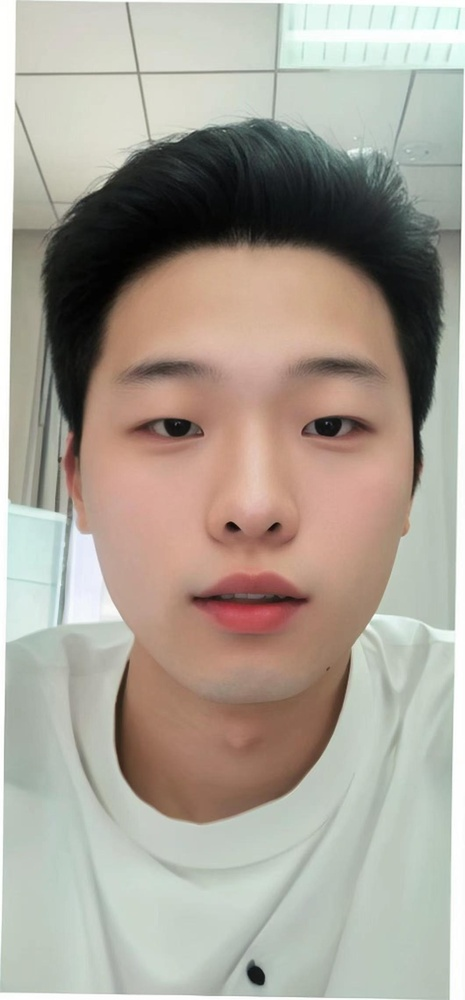
#> input picture backend/input/1.jpg, 465 x 1000 px, shrunk from 1060 x 2282 before the run
$ python process_refined.py input/1.jpg out.png
#> lines starting #> are read from the running program, lines starting #| are printed output that depends on the picture
import os
import sys
import cv2
import numpy as np

def remove_background_refined(input_path, output_path):
#> called with input_path = 'input/1.jpg', output_path = 'out.png'
    print(f"执行精细化背景去除: {input_path} -> {output_path}...")
    try:
        # 加载图像
        img = cv2.imread(input_path)
#> img is the input picture: shape (1000, 465, 3); mean B, G, R 150.5, 161.5, 169.4
        if img is None:
            print("加载图像失败")
            return False

        h, w = img.shape[:2]
#> h = 1000; w = 465

        # 创建遮罩 (h+2, w+2) - OpenCV floodFill 需要的尺寸
        mask = np.zeros((h+2, w+2), np.uint8)

        # 目标是去除白色背景。
        # 这里从图片的四个角进行漫水填充（Flood Fill），并设置非常低的容差。
        # 这样可以防止颜色溢出到人脸或衣物（即使它们是浅色，但只要不是纯白背景）

        seeds = [(0, 0), (w-1, 0), (0, h-1), (w-1, h-1)]
#> seeds = [(0, 0), (464, 0), (0, 999), (464, 999)]

        # 使用比 0 稍高的容差以应对压缩伪影，但要远低于 10。
        # 设定为 2 比较合适。
        tol = (2, 2, 2)

        # 漫水填充逻辑
        # cv2.floodFill(image, mask, seedPoint, newVal, loDiff, upDiff, flags)

        im_flood = img.copy()
        flags = 4 | (255 << 8) | cv2.FLOODFILL_MASK_ONLY | cv2.FLOODFILL_FIXED_RANGE

        for seed in seeds:
            # 检查种子点是否已经被遮罩覆盖
            if mask[seed[1]+1, seed[0]+1] == 0:
                cv2.floodFill(im_flood, mask, seed, (255,255,255), tol, tol, flags)

        # 裁剪遮罩以匹配原图尺寸
        mask_crop = mask[1:h+1, 1:w+1]

        # 创建 RGBA 图像
        rgba = cv2.cvtColor(img, cv2.COLOR_BGR2BGRA)

        # 设置 Alpha 通道
        # 仅将遮罩为 1 的区域（即被填充的背景）Alpha 设为 0，其余为 255
        rgba[:, :, 3] = np.where(mask_crop != 0, 0, 255).astype('uint8')
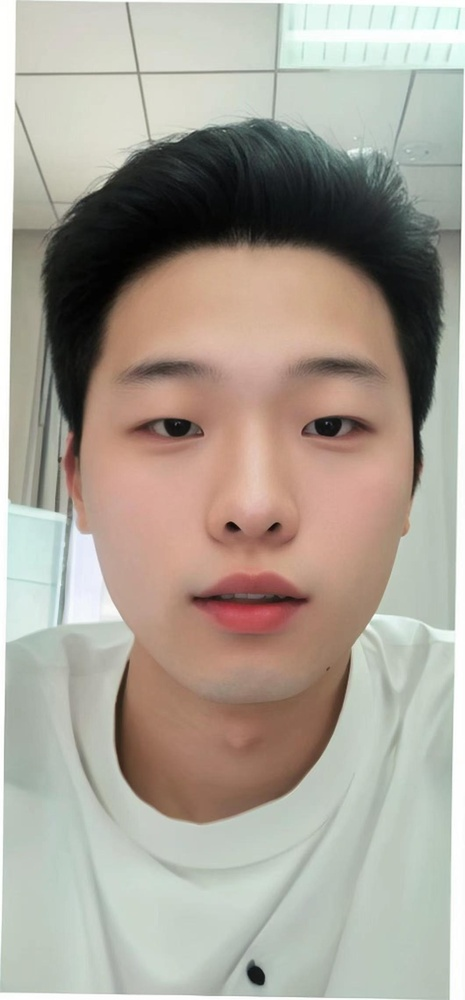
#> rgba: shape (1000, 465, 4); mean B, G, R, A 150.5, 161.5, 169.4, 252.7

        # 保存结果
        cv2.imwrite(output_path, rgba)
        print("精细化漫水填充处理成功！")
        return True
    except Exception as e:
        print(f"精细化处理失败: {e}")
        return False

if __name__ == "__main__":
    if len(sys.argv) < 3:
        input_p = "src/assets/login/logonew.png"
        output_p = "src/assets/login/logonew.png"
    else:
        input_p = sys.argv[1]
        output_p = sys.argv[2]

    if os.path.exists(input_p):
        remove_background_refined(input_p, output_p)
    else:
        print(f"File not found: {input_p}")

$ run again, on backend/input/3.jpg
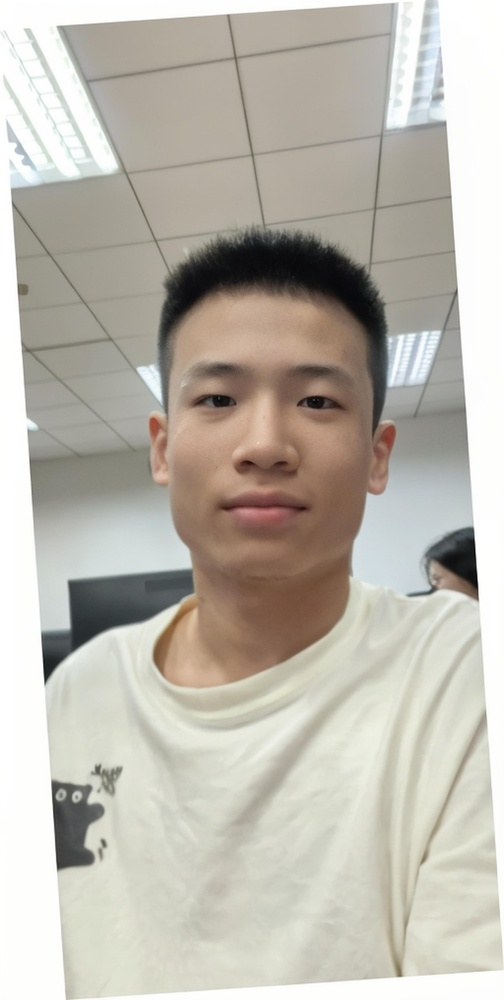
#> input picture backend/input/3.jpg, 504 x 1000 px, shrunk from 2158 x 4278 before the run
#> in remove_background_refined, img is the input picture: shape (1000, 504, 3); mean B, G, R 174.7, 184.5, 189.2
#> in remove_background_refined, `rgba[:, :, 3] = np.where(mask_crop != 0, 0, 255).astype('uint8')`:
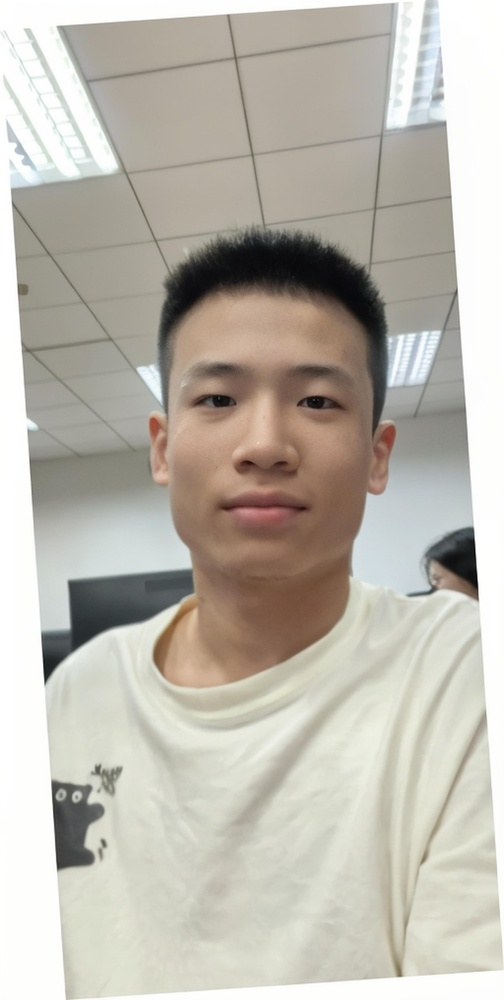
#> rgba: shape (1000, 504, 4); mean B, G, R, A 174.7, 184.5, 189.2, 234.6

$ run again, on backend/input/IMG_2594.JPG
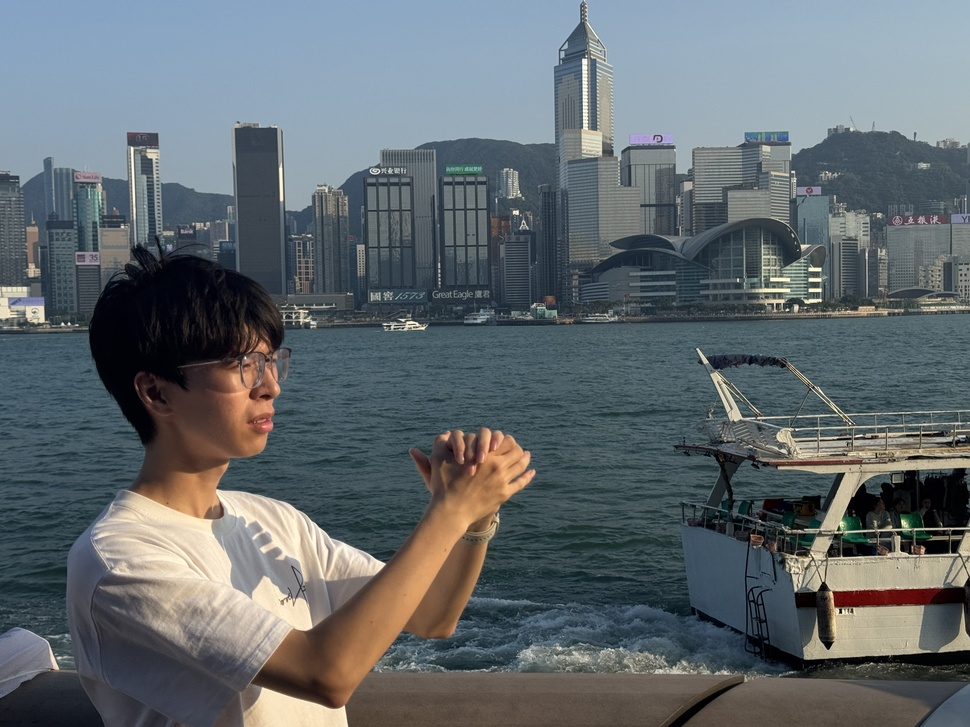
#> input picture backend/input/IMG_2594.JPG, 970 x 727 px, shrunk from 4032 x 3024 before the run
#> in remove_background_refined, img is the input picture: shape (727, 970, 3); mean B, G, R 110.1, 105.9, 98.2
#> in remove_background_refined, `rgba[:, :, 3] = np.where(mask_crop != 0, 0, 255).astype('uint8')`:
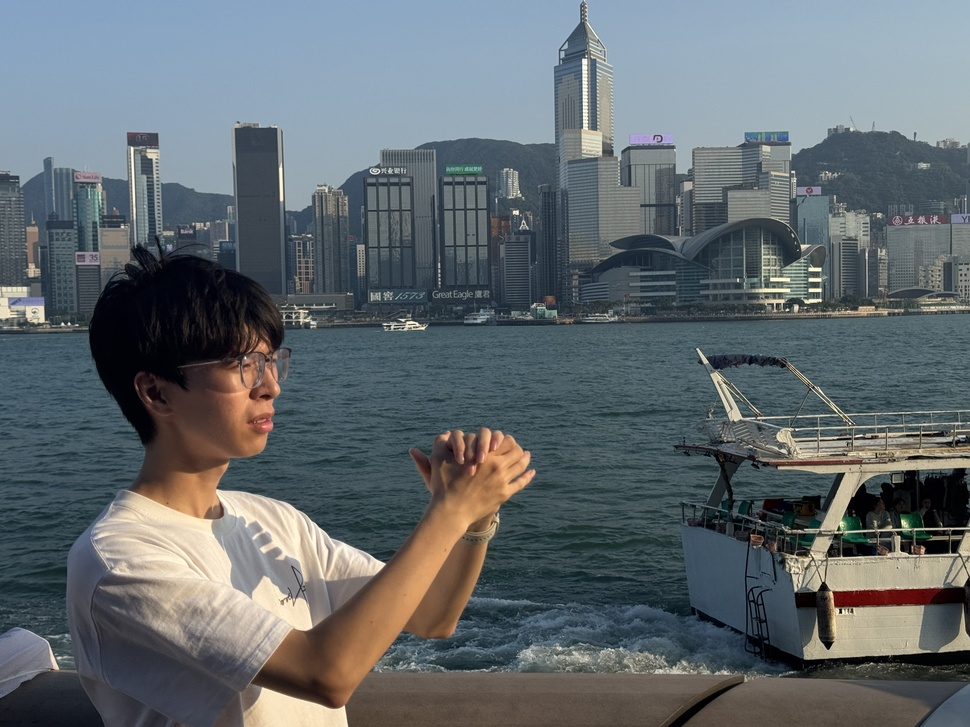
#> rgba: shape (727, 970, 4); mean B, G, R, A 110.1, 105.9, 98.2, 253.2

$ run again, on backend/input/ba9f84ca1e8b4a8bc522192784110f95.jpg
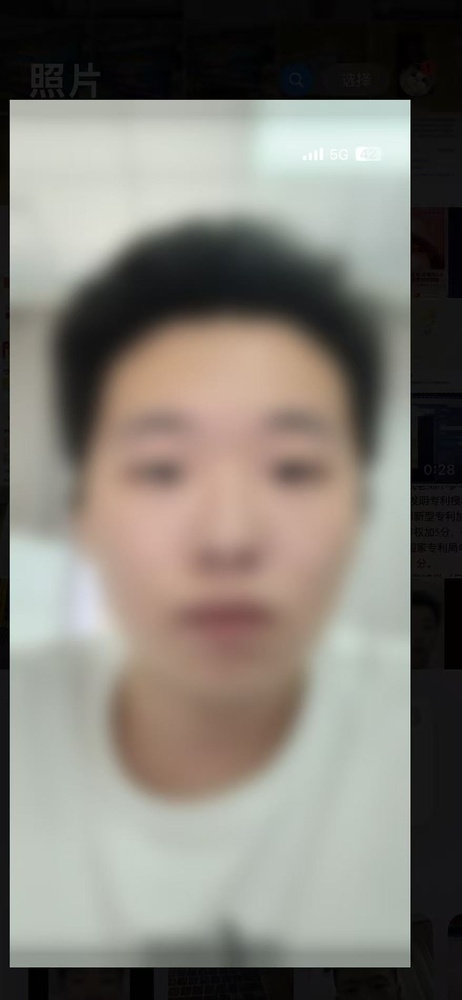
#> input picture backend/input/ba9f84ca1e8b4a8bc522192784110f95.jpg, 462 x 1000 px, shrunk from 878 x 1900 before the run
#> in remove_background_refined, img is the input picture: shape (1000, 462, 3); mean B, G, R 116.3, 123.9, 127.6
#> in remove_background_refined, `rgba[:, :, 3] = np.where(mask_crop != 0, 0, 255).astype('uint8')`:
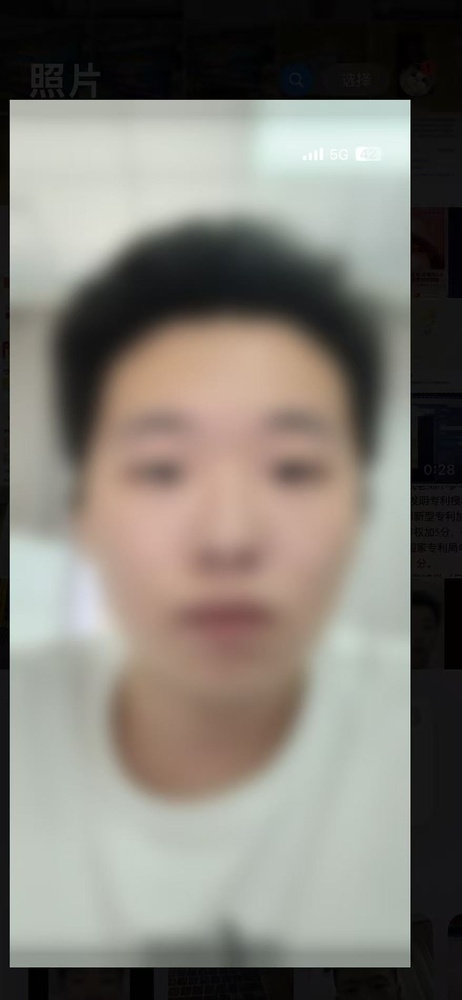
#> rgba: shape (1000, 462, 4); mean B, G, R, A 116.3, 123.9, 127.6, 246.5
